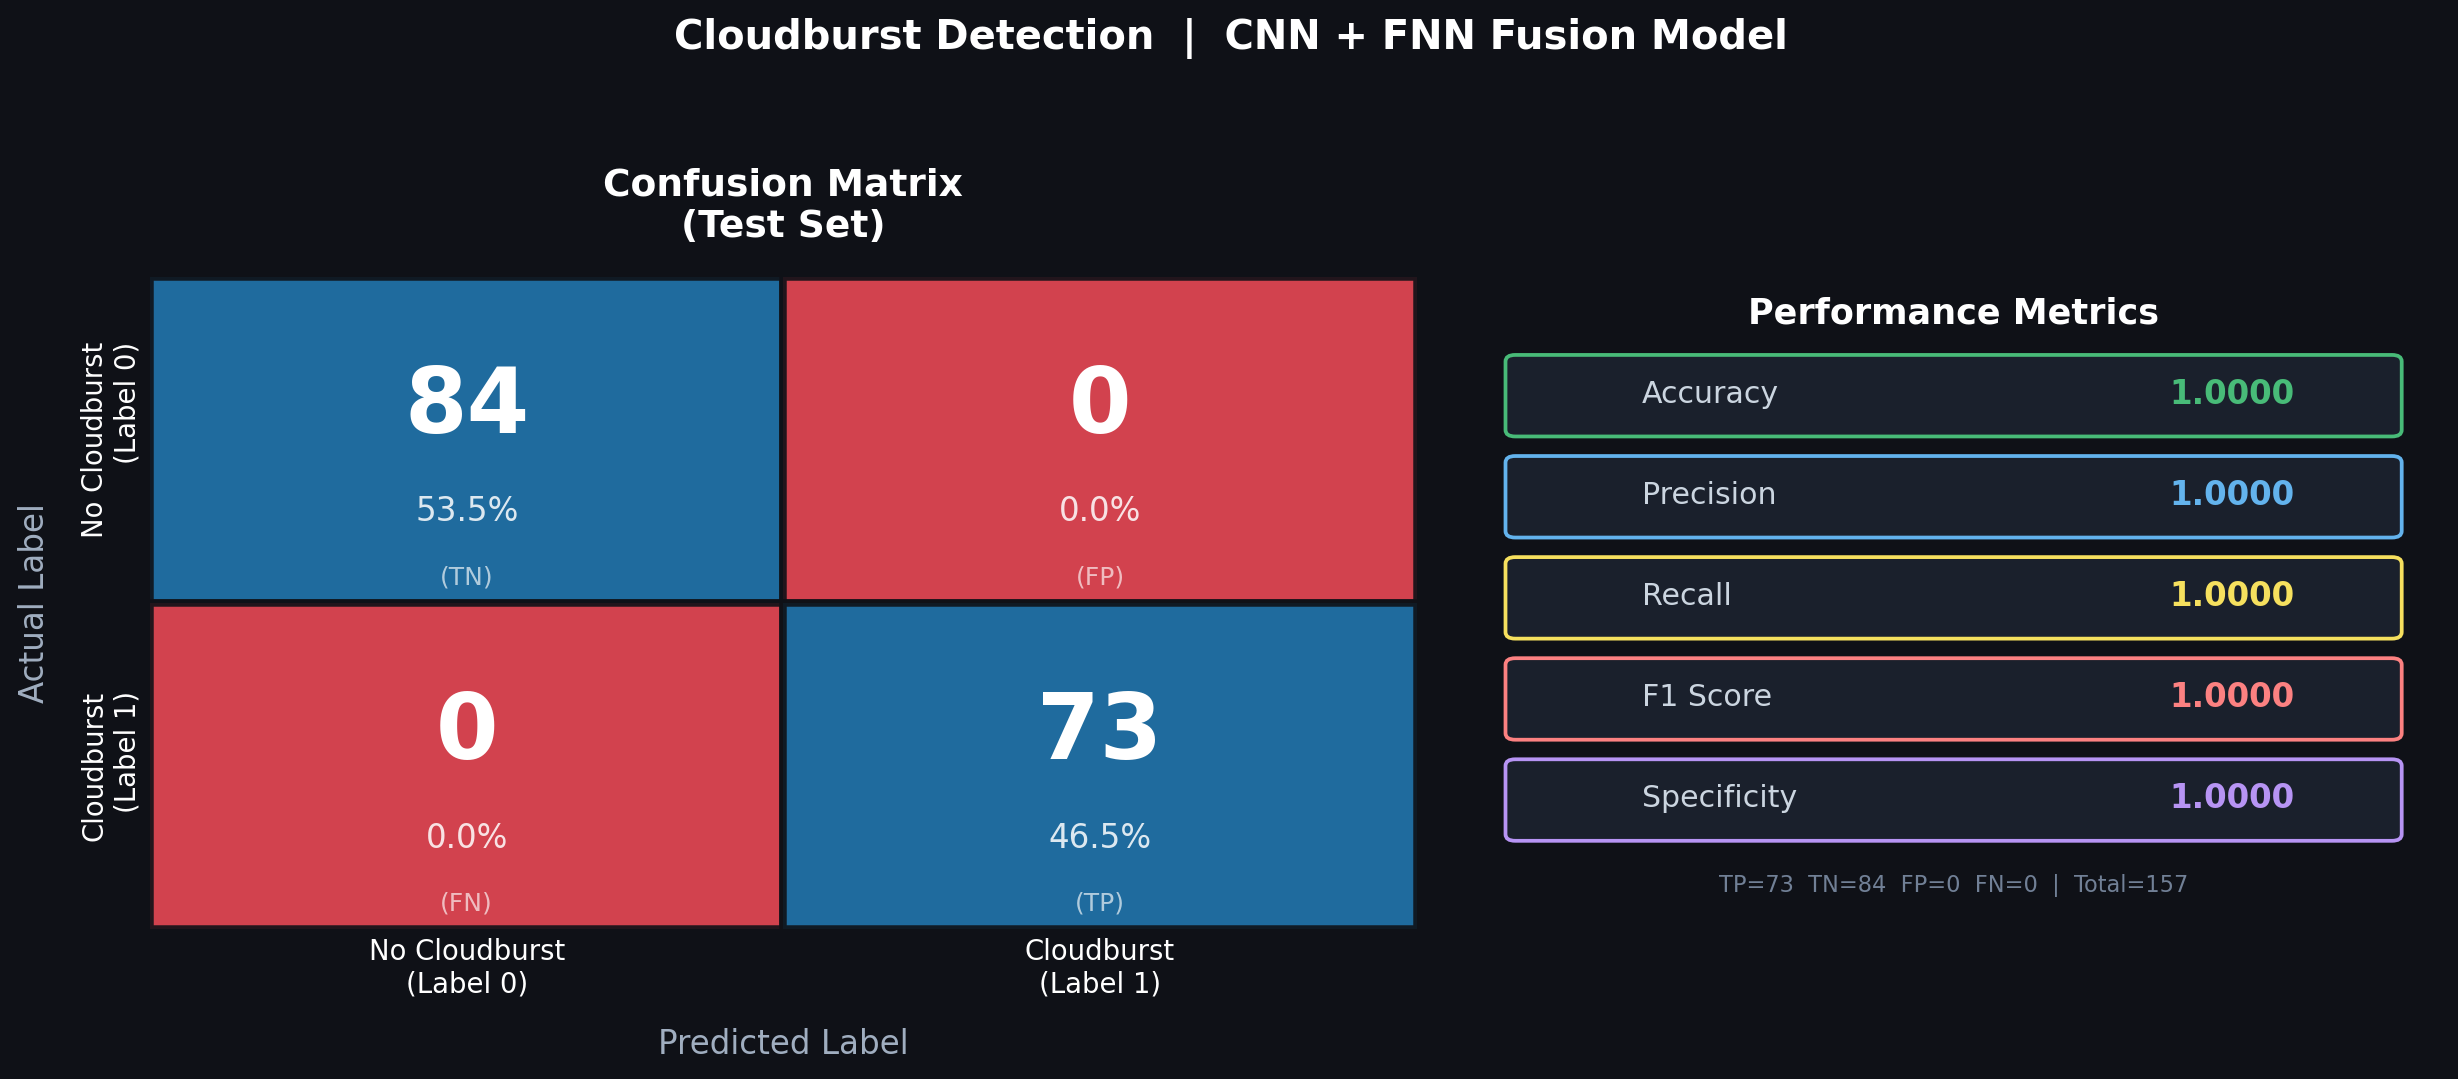

Reproduce this figure in Python.
"""
confusion_matrix.py
-------------------
Generates and saves a styled confusion matrix for the trained
cloudburst detection model on the TEST set.

Usage:
    python confusion_matrix.py
"""

import torch
import numpy as np
import matplotlib
matplotlib.use("Agg")
import matplotlib.pyplot as plt
import matplotlib.patches as mpatches

from dataset_loader import get_dataloaders
from model import CloudburstFusionModel

MODEL_PATH  = "cloudburst_model.pth"
OUTPUT_PATH = "confusion_matrix.png"
DEVICE      = torch.device("cuda" if torch.cuda.is_available() else "cpu")


# ──────────────────────────────────────────────────────────────
#  Run inference on the test loader
# ──────────────────────────────────────────────────────────────
@torch.no_grad()
def get_predictions(model, test_loader):
    model.eval()
    all_preds, all_labels = [], []

    for images, tabular, labels in test_loader:
        images  = images.to(DEVICE)
        tabular = tabular.to(DEVICE)
        logits  = model(images, tabular)
        probs   = torch.sigmoid(logits)
        preds   = (probs >= 0.5).long().cpu()
        all_preds.append(preds)
        all_labels.append(labels.long().cpu())

    return torch.cat(all_preds).numpy(), torch.cat(all_labels).numpy()


# ──────────────────────────────────────────────────────────────
#  Build 2x2 confusion matrix manually
# ──────────────────────────────────────────────────────────────
def build_cm(y_true, y_pred):
    tp = int(((y_pred == 1) & (y_true == 1)).sum())
    tn = int(((y_pred == 0) & (y_true == 0)).sum())
    fp = int(((y_pred == 1) & (y_true == 0)).sum())
    fn = int(((y_pred == 0) & (y_true == 1)).sum())
    return np.array([[tn, fp],
                     [fn, tp]])   # rows = actual, cols = predicted


# ──────────────────────────────────────────────────────────────
#  Compute classification metrics
# ──────────────────────────────────────────────────────────────
def compute_metrics(cm):
    tn, fp, fn, tp = cm[0, 0], cm[0, 1], cm[1, 0], cm[1, 1]
    total     = tn + fp + fn + tp
    accuracy  = (tp + tn) / (total + 1e-8)
    precision = tp / (tp + fp + 1e-8)
    recall    = tp / (tp + fn + 1e-8)
    f1        = 2 * precision * recall / (precision + recall + 1e-8)
    specificity = tn / (tn + fp + 1e-8)
    return dict(Accuracy=accuracy, Precision=precision,
                Recall=recall, F1=f1, Specificity=specificity,
                TP=tp, TN=tn, FP=fp, FN=fn)


# ──────────────────────────────────────────────────────────────
#  Draw the confusion matrix
# ──────────────────────────────────────────────────────────────
def plot_confusion_matrix(cm, metrics):
    labels  = ["No Cloudburst\n(Label 0)", "Cloudburst\n(Label 1)"]
    n_total = cm.sum()

    # Colour map: deep blue for correct, coral for errors
    colours = np.array([
        ["#2176AE", "#E84855"],   # TN (correct), FP (error)
        ["#E84855", "#2176AE"],   # FN (error),   TP (correct)
    ])

    fig, axes = plt.subplots(1, 2, figsize=(14, 6),
                             gridspec_kw={"width_ratios": [1.3, 1]})
    fig.patch.set_facecolor("#0F1117")

    # ── Left: Confusion matrix grid ────────────────────────────
    ax = axes[0]
    ax.set_facecolor("#0F1117")
    ax.set_xlim(-0.5, 1.5)
    ax.set_ylim(-0.5, 1.5)
    ax.invert_yaxis()

    for row in range(2):
        for col in range(2):
            val   = cm[row, col]
            pct   = val / n_total * 100
            color = colours[row][col]
            rect  = plt.Rectangle([col - 0.5, row - 0.5], 1, 1,
                                   facecolor=color, edgecolor="#0F1117",
                                   linewidth=3, alpha=0.90)
            ax.add_patch(rect)

            # Count
            ax.text(col, row - 0.10, str(val),
                    ha="center", va="center",
                    fontsize=36, fontweight="bold", color="white")
            # Percentage
            ax.text(col, row + 0.22, f"{pct:.1f}%",
                    ha="center", va="center",
                    fontsize=13, color="white", alpha=0.85)

            # Cell label (TP/TN/FP/FN)
            cell_lbl = [["TN", "FP"], ["FN", "TP"]][row][col]
            ax.text(col, row + 0.42, f"({cell_lbl})",
                    ha="center", va="center",
                    fontsize=10, color="white", alpha=0.65)

    # Axes labels
    ax.set_xticks([0, 1])
    ax.set_xticklabels(labels, fontsize=11, color="white")
    ax.set_yticks([0, 1])
    ax.set_yticklabels(labels, fontsize=11, color="white", rotation=90, va="center")
    ax.tick_params(colors="white", length=0)
    ax.set_xlabel("Predicted Label", fontsize=13, color="#A0AEC0", labelpad=12)
    ax.set_ylabel("Actual Label",    fontsize=13, color="#A0AEC0", labelpad=12)
    ax.set_title("Confusion Matrix\n(Test Set)", fontsize=15,
                 fontweight="bold", color="white", pad=16)

    for spine in ax.spines.values():
        spine.set_visible(False)

    # ── Right: Metrics panel ───────────────────────────────────
    ax2 = axes[1]
    ax2.set_facecolor("#0F1117")
    ax2.axis("off")

    metric_rows = [
        ("Accuracy",    metrics["Accuracy"],    "#48BB78"),
        ("Precision",   metrics["Precision"],   "#63B3ED"),
        ("Recall",      metrics["Recall"],      "#F6E05E"),
        ("F1 Score",    metrics["F1"],          "#FC8181"),
        ("Specificity", metrics["Specificity"], "#B794F4"),
    ]

    ax2.text(0.5, 0.97, "Performance Metrics", ha="center", va="top",
             fontsize=14, fontweight="bold", color="white",
             transform=ax2.transAxes)

    for i, (name, val, color) in enumerate(metric_rows):
        y = 0.82 - i * 0.155
        # Background pill
        rect = mpatches.FancyBboxPatch((0.05, y - 0.055), 0.90, 0.105,
                                       boxstyle="round,pad=0.01",
                                       facecolor="#1A202C", edgecolor=color,
                                       linewidth=1.5,
                                       transform=ax2.transAxes, clip_on=False)
        ax2.add_patch(rect)
        ax2.text(0.18, y, name, ha="left", va="center",
                 fontsize=12, color="#CBD5E0", transform=ax2.transAxes)
        ax2.text(0.85, y, f"{val:.4f}", ha="right", va="center",
                 fontsize=13, fontweight="bold", color=color,
                 transform=ax2.transAxes)

    # Raw counts summary
    y_counts = 0.05
    summary = (f"TP={metrics['TP']}  TN={metrics['TN']}  "
               f"FP={metrics['FP']}  FN={metrics['FN']}  |  Total={n_total}")
    ax2.text(0.5, y_counts, summary, ha="center", va="bottom",
             fontsize=9, color="#718096", transform=ax2.transAxes)

    fig.suptitle("Cloudburst Detection  |  CNN + FNN Fusion Model",
                 fontsize=16, fontweight="bold", color="white", y=1.01)

    plt.tight_layout(pad=2.0)
    plt.savefig(OUTPUT_PATH, dpi=180, bbox_inches="tight",
                facecolor=fig.get_facecolor())
    plt.close()
    print(f"[Saved] Confusion matrix saved to: {OUTPUT_PATH}")


# ──────────────────────────────────────────────────────────────
#  Main
# ──────────────────────────────────────────────────────────────
def main():
    print("[Loading] data and model...")

    _, _, test_loader, _ = get_dataloaders(batch_size=32)

    model = CloudburstFusionModel().to(DEVICE)
    model.load_state_dict(torch.load(MODEL_PATH, map_location=DEVICE))

    print("[Running] inference on test set...")
    y_pred, y_true = get_predictions(model, test_loader)

    cm      = build_cm(y_true, y_pred)
    metrics = compute_metrics(cm)

    print("\n=== Confusion Matrix ===")
    print(f"  {'':20s}  Pred: No CB   Pred: CB")
    print(f"  Actual: No CB       {cm[0,0]:>6}        {cm[0,1]:>6}")
    print(f"  Actual: CB          {cm[1,0]:>6}        {cm[1,1]:>6}")

    print("\n=== Metrics ===")
    for k, v in metrics.items():
        if isinstance(v, float):
            print(f"  {k:<14}: {v:.4f}  ({v*100:.2f}%)")
        else:
            print(f"  {k:<14}: {v}")

    plot_confusion_matrix(cm, metrics)


if __name__ == "__main__":
    main()
